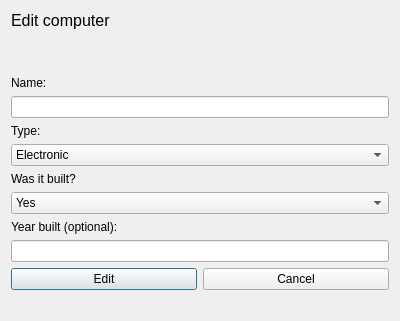
<?xml version="1.0" encoding="UTF-8"?>
<ui version="4.0">
 <class>EditComputer</class>
 <widget class="QDialog" name="EditComputer">
  <property name="geometry">
   <rect>
    <x>0</x>
    <y>0</y>
    <width>400</width>
    <height>300</height>
   </rect>
  </property>
  <property name="windowTitle">
   <string>Dialog</string>
  </property>
  <layout class="QVBoxLayout" name="verticalLayout">
   <item>
    <widget class="QLabel" name="editComputerLabel">
     <property name="text">
      <string>&lt;html&gt;&lt;head/&gt;&lt;body&gt;&lt;p&gt;&lt;span style=&quot; font-size:12pt;&quot;&gt;Edit computer&lt;/span&gt;&lt;/p&gt;&lt;p&gt;&lt;br/&gt;&lt;/p&gt;&lt;/body&gt;&lt;/html&gt;</string>
     </property>
    </widget>
   </item>
   <item>
    <widget class="QLabel" name="editComputerNameLabel">
     <property name="text">
      <string>Name:</string>
     </property>
    </widget>
   </item>
   <item>
    <widget class="QLineEdit" name="editComputerNameInput"/>
   </item>
   <item>
    <widget class="QLabel" name="editComputerTypeLabel">
     <property name="text">
      <string>Type:</string>
     </property>
    </widget>
   </item>
   <item>
    <widget class="QComboBox" name="editComputerType">
     <item>
      <property name="text">
       <string>Electronic</string>
      </property>
     </item>
     <item>
      <property name="text">
       <string>Mechanical</string>
      </property>
     </item>
     <item>
      <property name="text">
       <string>Transistor</string>
      </property>
     </item>
     <item>
      <property name="text">
       <string>Other</string>
      </property>
     </item>
    </widget>
   </item>
   <item>
    <widget class="QLabel" name="editComputerWasBuiltLabel">
     <property name="text">
      <string>Was it built?</string>
     </property>
    </widget>
   </item>
   <item>
    <widget class="QComboBox" name="editComputerWasBuilt">
     <item>
      <property name="text">
       <string>Yes</string>
      </property>
     </item>
     <item>
      <property name="text">
       <string>No</string>
      </property>
     </item>
     <item>
      <property name="text">
       <string>Unknown</string>
      </property>
     </item>
    </widget>
   </item>
   <item>
    <widget class="QLabel" name="editComptuerWasBuiltLabel">
     <property name="text">
      <string>Year built (optional):</string>
     </property>
    </widget>
   </item>
   <item>
    <widget class="QLineEdit" name="editComputerYearBuilt"/>
   </item>
   <item>
    <layout class="QHBoxLayout" name="horizontalLayout">
     <item>
      <widget class="QPushButton" name="buttonEditComputer">
       <property name="text">
        <string>Edit</string>
       </property>
      </widget>
     </item>
     <item>
      <widget class="QPushButton" name="buttonCancelEditComputer">
       <property name="text">
        <string>Cancel</string>
       </property>
      </widget>
     </item>
    </layout>
   </item>
   <item>
    <widget class="QLabel" name="editComputerFeedbackLabel">
     <property name="text">
      <string/>
     </property>
    </widget>
   </item>
  </layout>
 </widget>
 <resources/>
 <connections/>
</ui>
